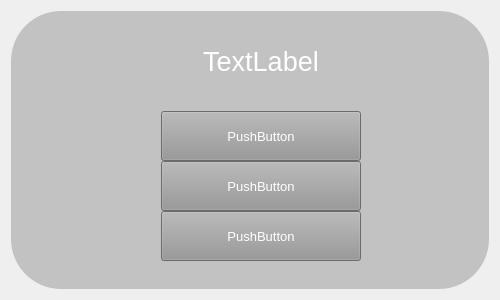
<?xml version="1.0" encoding="UTF-8"?>
<ui version="4.0">
 <class>Popup</class>
 <widget class="QWidget" name="Popup">
  <property name="geometry">
   <rect>
    <x>0</x>
    <y>0</y>
    <width>500</width>
    <height>300</height>
   </rect>
  </property>
  <property name="windowTitle">
   <string>Form</string>
  </property>
  <layout class="QVBoxLayout" name="verticalLayout">
   <item>
    <widget class="QFrame" name="frame">
     <property name="styleSheet">
      <string notr="true">QFrame {
	background-color: rgb(194, 194, 194);	
	color: rgb(255, 255, 255);
	border-radius: 50px
}</string>
     </property>
     <property name="frameShape">
      <enum>QFrame::StyledPanel</enum>
     </property>
     <property name="frameShadow">
      <enum>QFrame::Raised</enum>
     </property>
     <widget class="QLabel" name="label">
      <property name="geometry">
       <rect>
        <x>50</x>
        <y>0</y>
        <width>400</width>
        <height>100</height>
       </rect>
      </property>
      <property name="font">
       <font>
        <family>Segoe UI</family>
        <pointsize>20</pointsize>
       </font>
      </property>
      <property name="text">
       <string>TextLabel</string>
      </property>
      <property name="alignment">
       <set>Qt::AlignCenter</set>
      </property>
     </widget>
     <widget class="QPushButton" name="OkayButton">
      <property name="geometry">
       <rect>
        <x>150</x>
        <y>150</y>
        <width>200</width>
        <height>50</height>
       </rect>
      </property>
      <property name="font">
       <font>
        <family>Segoe UI</family>
        <pointsize>10</pointsize>
       </font>
      </property>
      <property name="styleSheet">
       <string notr="true">QPushButton {	
	background-color: rgb(150, 150, 150);
	color: rgb(255, 255, 255);
}</string>
      </property>
      <property name="text">
       <string>PushButton</string>
      </property>
     </widget>
     <widget class="QPushButton" name="AbbruchButton">
      <property name="geometry">
       <rect>
        <x>150</x>
        <y>200</y>
        <width>200</width>
        <height>50</height>
       </rect>
      </property>
      <property name="font">
       <font>
        <family>Segoe UI</family>
        <pointsize>10</pointsize>
       </font>
      </property>
      <property name="styleSheet">
       <string notr="true">QPushButton {	
	background-color: rgb(150, 150, 150);
	color: rgb(255, 255, 255);
}</string>
      </property>
      <property name="text">
       <string>PushButton</string>
      </property>
     </widget>
     <widget class="QPushButton" name="OrdnerButton">
      <property name="geometry">
       <rect>
        <x>150</x>
        <y>100</y>
        <width>200</width>
        <height>50</height>
       </rect>
      </property>
      <property name="font">
       <font>
        <family>Segoe UI</family>
        <pointsize>10</pointsize>
       </font>
      </property>
      <property name="styleSheet">
       <string notr="true">QPushButton {	
	background-color: rgb(150, 150, 150);
	color: rgb(255, 255, 255);
}</string>
      </property>
      <property name="text">
       <string>PushButton</string>
      </property>
     </widget>
    </widget>
   </item>
  </layout>
 </widget>
 <resources/>
 <connections/>
</ui>
